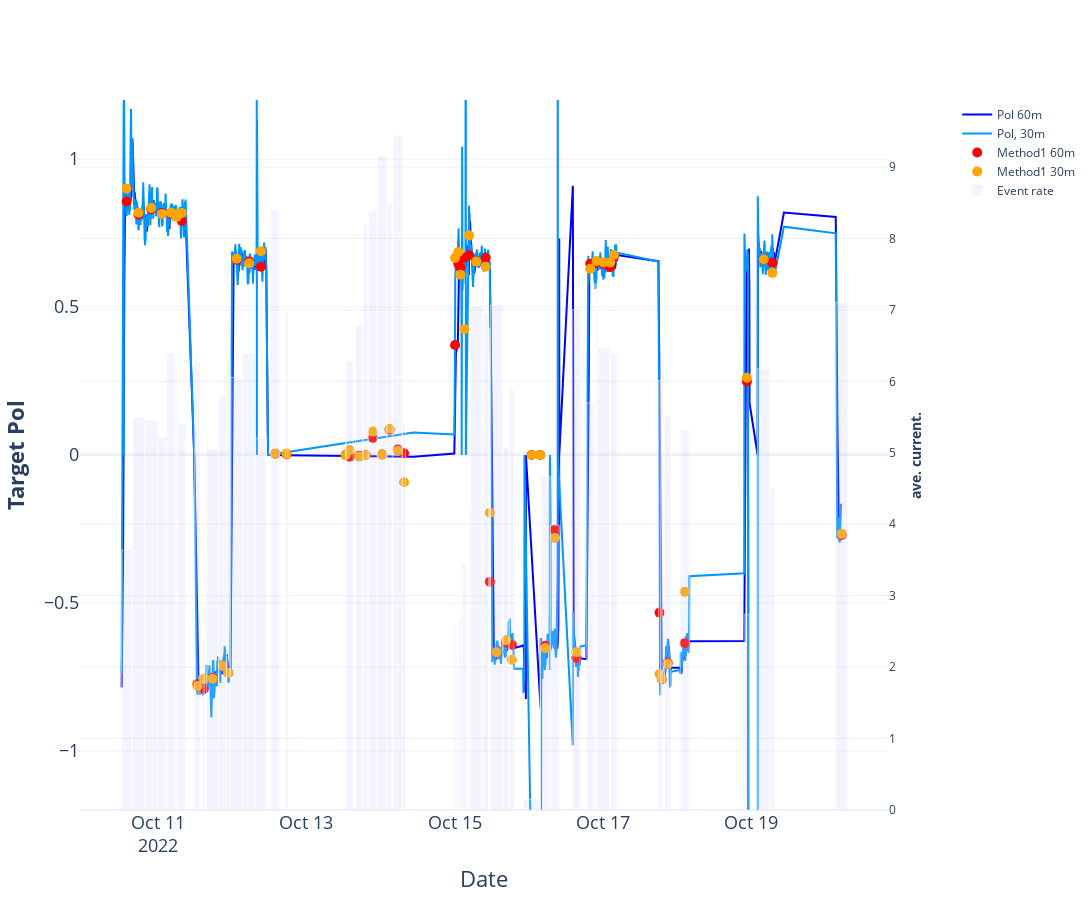

Write notebook code for a chart like this one.
### Code cell
fig = make_subplots(rows=1, specs=[[{"secondary_y": True}]])
fig.update_layout(width=1800,  height=900)
fig.add_trace( go.Scatter(x=trigger_pol["time"], y=trigger_pol["value"], name="Pol 60m", line=dict(color="blue")))
fig.add_trace( go.Scatter(x=trigger_pol30["time"], y=trigger_pol30["value"], name="Pol, 30m", line=dict(color='rgba(0,150,255,1.)')))
fig.add_trace( go.Scatter(x=runs.center, y= runs.targ_pol60_method1*runs.targ_pol_corr_factor, name="Method1 60m",mode='markers', marker=dict(color="red", size=10)))
fig.add_trace( go.Scatter(x=runs.center, y= runs.targ_pol30_method1*runs.targ_pol_corr_factor, name="Method1 30m",mode='markers', marker=dict(color="orange", size=10)))
fig.add_trace(go.Bar(x=runs.center, y=runs.event_rate, width=runs.dt, hovertext=runs.hover, name="Event rate", marker=dict(color='rgba(200,200,250,0.2)') ), secondary_y=True)
fig.update_yaxes(title_text="<b>Target Pol</b>",
                 titlefont=dict(size=22),
                 range=[-1.2, 1.2],
                 secondary_y=False,
                 tickfont=dict(size=18)
                 )

fig.update_yaxes(title_text="<b>ave. current.</b>",
                 titlefont=dict(size=14),
                 secondary_y=True,
                 tickfont=dict(size=12)
                 )


fig.update_xaxes(
            title_text="Date",
            titlefont=dict(size=22),
            tickfont=dict(size=18),
        )

fig.show()

### Figure 1 — Plotly figure (JSON) as saved in the notebook; plotly's stock layout.template omitted (floating-point values rounded to 4 significant figures; data arrays with more than 128 entries replaced by an {"elided": "..."} marker saying what was removed)
{"data": [{"line": {"color": "blue"}, "name": "Pol 60m", "x": {"elided": "5301 str values"}, "y": {"elided": "5301 float values"}, "type": "scatter"}, {"line": {"color": "rgba(0,150,255,1.)"}, "name": "Pol, 30m", "x": {"elided": "5221 str values"}, "y": {"elided": "5221 float values"}, "type": "scatter"}, {"marker": {"color": "red", "size": 10}, "mode": "markers", "name": "Method1 60m", "x": ["2022-10-10T13:49:54.500000", "2022-10-10T17:39:36.500000", "2022-10-10T21:44:33", "2022-10-11T01:14:44", "2022-10-11T04:09:43.500000", "2022-10-11T05:48:48", "2022-10-11T06:01:54.500000", "2022-10-11T07:38:48.500000", "2022-10-11T12:43:17", "2022-10-11T14:46:20.500000", "2022-10-11T17:36:07", "2022-10-11T20:52:07.500000", "2022-10-11T22:43:30", "2022-10-12T01:24:28.500000", "2022-10-12T05:26:52", "2022-10-12T09:15:12.500000", "2022-10-12T13:54:05.500000", "2022-10-12T17:34:25.500000", "2022-10-13T12:42:16.500000", "2022-10-13T13:57:30", "2022-10-13T17:02:04", "2022-10-13T19:09:49.500000", "2022-10-13T21:29:36", "2022-10-14T00:29:18", "2022-10-14T02:54:08", "2022-10-14T05:32:13", "2022-10-14T07:34:47.500000", "2022-10-15T00:06:03.500000", "2022-10-15T01:08:18.500000", "2022-10-15T01:49:44.500000", "2022-10-15T03:07:42", "2022-10-15T04:38:23.500000", "2022-10-15T06:56:49", "2022-10-15T10:00:00.500000", "2022-10-15T11:21:13.500000", "2022-10-15T13:31:04.500000", "2022-10-15T16:36:24.500000", "2022-10-15T18:26:15", "2022-10-16T00:49:55", "2022-10-16T03:39:00.500000", "2022-10-16T05:17:53", "2022-10-16T08:23:18", "2022-10-16T15:21:57", "2022-10-16T19:50:50", "2022-10-16T21:52:51", "2022-10-17T00:11:27.500000", "2022-10-17T02:16:00", "2022-10-17T03:28:42.500000", "2022-10-17T18:16:32", "2022-10-17T19:01:26", "2022-10-17T20:53:37.500000", "2022-10-18T02:25:43", "2022-10-18T22:32:06.500000", "2022-10-19T04:00:00.500000", "2022-10-19T06:45:50.500000", "2022-10-20T05:13:19.500000"], "y": [0.8573, 0.8132, 0.8304, 0.8177, 0.8153, 0.8104, 0.8134, 0.7914, -0.7741, -0.7909, -0.7534, -0.7122, -0.7367, 0.6604, 0.6544, 0.6365, 0.00432, 0.002325, 0.0, -0.005605, -0.002545, 2.643e-05, 0.05793, 0.001522, 0.0854, 0.01836, 0.005643, 0.3719, 0.6471, 0.6328, 0.6669, 0.6751, 0.6543, 0.6671, -0.4281, -0.6675, -0.6349, -0.641, 0.0, -0.0, -0.6449, -0.2524, -0.6863, 0.6463, 0.6515, 0.6467, 0.6351, 0.6692, -0.5328, -0.7584, -0.7025, -0.636, 0.2483, 0.6605, 0.6498, -0.2705], "type": "scatter"}, {"marker": {"color": "orange", "size": 10}, "mode": "markers", "name": "Method1 30m", "x": ["2022-10-10T13:49:54.500000", "2022-10-10T17:39:36.500000", "2022-10-10T21:44:33", "2022-10-11T01:14:44", "2022-10-11T04:09:43.500000", "2022-10-11T05:48:48", "2022-10-11T06:01:54.500000", "2022-10-11T07:38:48.500000", "2022-10-11T12:43:17", "2022-10-11T14:46:20.500000", "2022-10-11T17:36:07", "2022-10-11T20:52:07.500000", "2022-10-11T22:43:30", "2022-10-12T01:24:28.500000", "2022-10-12T05:26:52", "2022-10-12T09:15:12.500000", "2022-10-12T13:54:05.500000", "2022-10-12T17:34:25.500000", "2022-10-13T12:42:16.500000", "2022-10-13T13:57:30", "2022-10-13T17:02:04", "2022-10-13T19:09:49.500000", "2022-10-13T21:29:36", "2022-10-14T00:29:18", "2022-10-14T02:54:08", "2022-10-14T05:32:13", "2022-10-14T07:34:47.500000", "2022-10-15T00:06:03.500000", "2022-10-15T01:08:18.500000", "2022-10-15T01:49:44.500000", "2022-10-15T03:07:42", "2022-10-15T04:38:23.500000", "2022-10-15T06:56:49", "2022-10-15T10:00:00.500000", "2022-10-15T11:21:13.500000", "2022-10-15T13:31:04.500000", "2022-10-15T16:36:24.500000", "2022-10-15T18:26:15", "2022-10-16T00:49:55", "2022-10-16T03:39:00.500000", "2022-10-16T05:17:53", "2022-10-16T08:23:18", "2022-10-16T15:21:57", "2022-10-16T19:50:50", "2022-10-16T21:52:51", "2022-10-17T00:11:27.500000", "2022-10-17T02:16:00", "2022-10-17T03:28:42.500000", "2022-10-17T18:16:32", "2022-10-17T19:01:26", "2022-10-17T20:53:37.500000", "2022-10-18T02:25:43", "2022-10-18T22:32:06.500000", "2022-10-19T04:00:00.500000", "2022-10-19T06:45:50.500000", "2022-10-20T05:13:19.500000"], "y": [0.9012, 0.8189, 0.8346, 0.815, 0.8192, 0.8145, 0.8048, 0.8184, -0.7809, -0.7568, -0.7566, -0.7127, -0.7369, 0.6636, 0.6482, 0.6886, 0.004128, 0.004709, 0.0, 0.0166, -0.005437, -0.0004196, 0.07908, 0.001275, 0.08851, 0.01478, -0.09189, 0.6664, 0.6859, 0.6096, 0.4249, 0.7425, 0.6538, 0.6363, -0.1951, -0.667, -0.6262, -0.6921, 0.0, -0.0, -0.6535, -0.2808, -0.6669, 0.6295, 0.6556, 0.6506, 0.6506, 0.6765, -0.7406, -0.7568, -0.7066, -0.4618, 0.2615, 0.6608, 0.6157, -0.2666], "type": "scatter"}, {"hovertext": ["Run: 17153<br />Target:NH3<br />Start: 2022-10-10 12:11:00<br />End: 2022-10-10 15:28:49<br />DT:   11869.0 s<br />NEvt: 43,169,112<br />Target Pol: 0.698955<br />Half W Plate: 1 <br />Charge:   0.04 mC <br />Lumi: 491.08 1/fb<br /><Rate>:  3.64kHz<br />", "Run: 17155<br />Target:NH3<br />Start: 2022-10-10 15:39:32<br />End: 2022-10-10 19:39:41<br />DT:   14409.0 s<br />NEvt: 79,217,899<br />Target Pol: 0.694251<br />Half W Plate: 1 <br />Charge:   0.08 mC <br />Lumi: 915.34 1/fb<br /><Rate>:  5.50kHz<br />", "Run: 17156<br />Target:NH3<br />Start: 2022-10-10 19:42:34<br />End: 2022-10-10 23:46:32<br />DT:   14638.0 s<br />NEvt: 79,905,766<br />Target Pol: 0.678721<br />Half W Plate: 1 <br />Charge:   0.08 mC <br />Lumi: 932.60 1/fb<br /><Rate>:  5.46kHz<br />", "Run: 17157<br />Target:NH3<br />Start: 2022-10-10 23:49:10<br />End: 2022-10-11 02:40:18<br />DT:   10268.0 s<br />NEvt: 53,627,492<br />Target Pol: 0.673661<br />Half W Plate: 1 <br />Charge:   0.06 mC <br />Lumi: 641.36 1/fb<br /><Rate>:  5.22kHz<br />", "Run: 17158<br />Target:NH3<br />Start: 2022-10-11 02:48:21<br />End: 2022-10-11 05:31:06<br />DT:   9765.0 s<br />NEvt: 62,414,414<br />Target Pol: 0.669674<br />Half W Plate: 1 <br />Charge:   0.06 mC <br />Lumi: 717.01 1/fb<br /><Rate>:  6.39kHz<br />", "Run: 17159<br />Target:NH3<br />Start: 2022-10-11 05:46:39<br />End: 2022-10-11 05:50:57<br />DT:   258.0 s<br />NEvt:  1,544,483<br />Target Pol: 0.665889<br />Half W Plate: 1 <br />Charge:   0.00 mC <br />Lumi:  19.16 1/fb<br /><Rate>:  5.99kHz<br />", "Run: 17160<br />Target:NH3<br />Start: 2022-10-11 05:53:21<br />End: 2022-10-11 06:10:28<br />DT:   1027.0 s<br />NEvt:  6,256,370<br />Target Pol: 0.664978<br />Half W Plate: 0 <br />Charge:   0.01 mC <br />Lumi:  73.19 1/fb<br /><Rate>:  6.09kHz<br />", "Run: 17161<br />Target:NH3<br />Start: 2022-10-11 06:22:36<br />End: 2022-10-11 08:55:01<br />DT:   9145.0 s<br />NEvt: 49,408,321<br />Target Pol: 0.66354<br />Half W Plate: 1 <br />Charge:   0.05 mC <br />Lumi: 578.17 1/fb<br /><Rate>:  5.40kHz<br />", "Run: 17162<br />Target:NH3<br />Start: 2022-10-11 11:50:11<br />End: 2022-10-11 13:36:23<br />DT:   6372.0 s<br />NEvt: 39,995,655<br />Target Pol: -0.612095<br />Half W Plate: 1 <br />Charge:   0.04 mC <br />Lumi: 466.04 1/fb<br /><Rate>:  6.28kHz<br />", "Run: 17163<br />Target:NH3<br />Start: 2022-10-11 14:30:38<br />End: 2022-10-11 15:02:03<br />DT:   1885.0 s<br />NEvt:  4,444,342<br />Target Pol: -0.730472<br />Half W Plate: 1 <br />Charge:   0.00 mC <br />Lumi:  50.00 1/fb<br /><Rate>:  2.36kHz<br />", "Run: 17164<br />Target:NH3<br />Start: 2022-10-11 15:37:17<br />End: 2022-10-11 19:34:57<br />DT:   14260.0 s<br />NEvt: 72,085,369<br />Target Pol: -0.733788<br />Half W Plate: 1 <br />Charge:   0.08 mC <br />Lumi: 880.62 1/fb<br /><Rate>:  5.06kHz<br />", "Run: 17165<br />Target:NH3<br />Start: 2022-10-11 19:37:45<br />End: 2022-10-11 22:06:30<br />DT:   8925.0 s<br />NEvt: 51,825,562<br />Target Pol: -0.699339<br />Half W Plate: 1 <br />Charge:   0.06 mC <br />Lumi: 626.93 1/fb<br /><Rate>:  5.81kHz<br />", "Run: 17166<br />Target:NH3<br />Start: 2022-10-11 22:11:59<br />End: 2022-10-11 23:15:01<br />DT:   3782.0 s<br />NEvt: 23,937,664<br />Target Pol: -0.678725<br />Half W Plate: 1 <br />Charge:   0.02 mC <br />Lumi: 277.38 1/fb<br /><Rate>:  6.33kHz<br />", "Run: 17167<br />Target:NH3<br />Start: 2022-10-11 23:24:40<br />End: 2022-10-12 03:24:17<br />DT:   14377.0 s<br />NEvt: 87,034,822<br />Target Pol: -0.669116<br />Half W Plate: 0 <br />Charge:   0.09 mC <br />Lumi: 1012.55 1/fb<br /><Rate>:  6.05kHz<br />", "Run: 17168<br />Target:NH3<br />Start: 2022-10-12 03:26:38<br />End: 2022-10-12 07:27:06<br />DT:   14428.0 s<br />NEvt: 92,279,773<br />Target Pol: -0.647969<br />Half W Plate: 0 <br />Charge:   0.09 mC <br />Lumi: 1065.15 1/fb<br /><Rate>:  6.40kHz<br />", "Run: 17169<br />Target:NH3<br />Start: 2022-10-12 07:29:48<br />End: 2022-10-12 11:00:37<br />DT:   12649.0 s<br />NEvt: 65,798,084<br />Target Pol: -0.63257<br />Half W Plate: 0 <br />Charge:   0.07 mC <br />Lumi: 755.56 1/fb<br /><Rate>:  5.20kHz<br />", "Run: 17170<br />Target:C<br />Start: 2022-10-12 12:25:45<br />End: 2022-10-12 15:22:26<br />DT:   10601.0 s<br />NEvt: 89,082,247<br />Target Pol: -0.000172437<br />Half W Plate: 0 <br />Charge:   0.06 mC <br />Lumi: 105.35 1/fb<br /><Rate>:  8.40kHz<br />", "Run: 17171<br />Target:C<br />Start: 2022-10-12 17:08:11<br />End: 2022-10-12 18:00:40<br />DT:   3149.0 s<br />NEvt: 21,937,531<br />Target Pol: -0.000172437<br />Half W Plate: 0 <br />Charge:   0.02 mC <br />Lumi:  25.45 1/fb<br /><Rate>:  6.97kHz<br />", "Run: 17172<br />Target:C<br />Start: 2022-10-13 12:40:53<br />End: 2022-10-13 12:43:40<br />DT:   167.0 s<br />NEvt:  1,277,324<br />Target Pol: -0.00356306<br />Half W Plate: 0 <br />Charge:   0.00 mC <br />Lumi:   1.66 1/fb<br /><Rate>:  7.65kHz<br />", "Run: 17173<br />Target:C<br />Start: 2022-10-13 12:46:55<br />End: 2022-10-13 15:08:05<br />DT:   8470.0 s<br />NEvt: 53,287,444<br />Target Pol: -0.00356306<br />Half W Plate: 0 <br />Charge:   0.04 mC <br />Lumi:  67.83 1/fb<br /><Rate>:  6.29kHz<br />", "Run: 17177<br />Target:C<br />Start: 2022-10-13 15:52:44<br />End: 2022-10-13 18:11:24<br />DT:   8320.0 s<br />NEvt: 56,357,618<br />Target Pol: -0.00356306<br />Half W Plate: 0 <br />Charge:   0.04 mC <br />Lumi:  67.35 1/fb<br /><Rate>:  6.77kHz<br />", "Run: 17178<br />Target:C<br />Start: 2022-10-13 18:26:31<br />End: 2022-10-13 19:53:08<br />DT:   5197.0 s<br />NEvt: 42,657,121<br />Target Pol: -0.00356306<br />Half W Plate: 1 <br />Charge:   0.03 mC <br />Lumi:  50.28 1/fb<br /><Rate>:  8.21kHz<br />", "Run: 17179<br />Target:C<br />Start: 2022-10-13 20:06:49<br />End: 2022-10-13 22:52:23<br />DT:   9934.0 s<br />NEvt: 83,287,387<br />Target Pol: -0.00356306<br />Half W Plate: 1 <br />Charge:   0.06 mC <br />Lumi:  99.74 1/fb<br /><Rate>:  8.38kHz<br />", "Run: 17180<br />Target:C<br />Start: 2022-10-13 22:57:59<br />End: 2022-10-14 02:00:37<br />DT:   10958.0 s<br />NEvt: 100,322,701<br />Target Pol: -0.00356306<br />Half W Plate: 1 <br />Charge:   0.07 mC <br />Lumi: 118.02 1/fb<br /><Rate>:  9.16kHz<br />", "Run: 17181<br />Target:C<br />Start: 2022-10-14 02:03:03<br />End: 2022-10-14 03:45:13<br />DT:   6130.0 s<br />NEvt: 52,061,961<br />Target Pol: -0.00356306<br />Half W Plate: 1 <br />Charge:   0.04 mC <br />Lumi:  66.81 1/fb<br /><Rate>:  8.49kHz<br />", "Run: 17182<br />Target:C<br />Start: 2022-10-14 04:03:51<br />End: 2022-10-14 07:00:35<br />DT:   10604.0 s<br />NEvt: 100,111,842<br />Target Pol: -0.00356306<br />Half W Plate: 1 <br />Charge:   0.07 mC <br />Lumi: 118.32 1/fb<br /><Rate>:  9.44kHz<br />", "Run: 17183<br />Target:C<br />Start: 2022-10-14 07:03:47<br />End: 2022-10-14 08:05:48<br />DT:   3721.0 s<br />NEvt: 20,162,661<br />Target Pol: -0.00429672<br />Half W Plate: 1 <br />Charge:   0.01 mC <br />Lumi:  24.61 1/fb<br /><Rate>:  5.42kHz<br />", "Run: 17185<br />Target:NH3<br />Start: 2022-10-14 23:49:48<br />End: 2022-10-15 00:22:19<br />DT:   1951.0 s<br />NEvt:  5,013,357<br />Target Pol: 0.618105<br />Half W Plate: 0 <br />Charge:   0.01 mC <br />Lumi:  72.45 1/fb<br /><Rate>:  2.57kHz<br />", "Run: 17187<br />Target:NH3<br />Start: 2022-10-15 00:58:12<br />End: 2022-10-15 01:18:25<br />DT:   1213.0 s<br />NEvt:  2,564,115<br />Target Pol: 0.62674<br />Half W Plate: 0 <br />Charge:   0.00 mC <br />Lumi:  34.47 1/fb<br /><Rate>:  2.11kHz<br />", "Run: 17188<br />Target:NH3<br />Start: 2022-10-15 01:24:05<br />End: 2022-10-15 02:15:24<br />DT:   3079.0 s<br />NEvt:  8,166,158<br />Target Pol: 0.630061<br />Half W Plate: 0 <br />Charge:   0.01 mC <br />Lumi:  86.32 1/fb<br /><Rate>:  2.65kHz<br />", "Run: 17189<br />Target:NH3<br />Start: 2022-10-15 02:21:57<br />End: 2022-10-15 03:53:27<br />DT:   5490.0 s<br />NEvt: 18,943,468<br />Target Pol: 0.63498<br />Half W Plate: 0 <br />Charge:   0.02 mC <br />Lumi: 199.99 1/fb<br /><Rate>:  3.45kHz<br />", "Run: 17190<br />Target:NH3<br />Start: 2022-10-15 04:29:44<br />End: 2022-10-15 04:47:03<br />DT:   1039.0 s<br />NEvt:  4,399,316<br />Target Pol: 0.641865<br />Half W Plate: 0 <br />Charge:   0.01 mC <br />Lumi:  59.99 1/fb<br /><Rate>:  4.23kHz<br />", "Run: 17191<br />Target:NH3<br />Start: 2022-10-15 04:58:48<br />End: 2022-10-15 08:54:50<br />DT:   14162.0 s<br />NEvt: 99,892,547<br />Target Pol: 0.640683<br />Half W Plate: 0 <br />Charge:   0.10 mC <br />Lumi: 1088.30 1/fb<br /><Rate>:  7.05kHz<br />", "Run: 17192<br />Target:NH3<br />Start: 2022-10-15 09:04:57<br />End: 2022-10-15 10:55:04<br />DT:   6607.0 s<br />NEvt: 45,804,186<br />Target Pol: 0.640446<br />Half W Plate: 0 <br />Charge:   0.04 mC <br />Lumi: 501.35 1/fb<br /><Rate>:  6.93kHz<br />", "Run: 17194<br />Target:NH3<br />Start: 2022-10-15 11:19:40<br />End: 2022-10-15 11:22:47<br />DT:   187.0 s<br />NEvt:  1,261,925<br />Target Pol: 0.641388<br />Half W Plate: 1 <br />Charge:   0.00 mC <br />Lumi:  14.93 1/fb<br /><Rate>:  6.75kHz<br />", "Run: 17195<br />Target:NH3<br />Start: 2022-10-15 11:33:58<br />End: 2022-10-15 15:28:11<br />DT:   14053.0 s<br />NEvt: 99,337,568<br />Target Pol: 0.642059<br />Half W Plate: 1 <br />Charge:   0.10 mC <br />Lumi: 1084.59 1/fb<br /><Rate>:  7.07kHz<br />", "Run: 17197<br />Target:NH3<br />Start: 2022-10-15 15:41:57<br />End: 2022-10-15 17:30:52<br />DT:   6535.0 s<br />NEvt: 33,138,306<br />Target Pol: 0.6396<br />Half W Plate: 1 <br />Charge:   0.03 mC <br />Lumi: 367.88 1/fb<br /><Rate>:  5.07kHz<br />", "Run: 17199<br />Target:NH3<br />Start: 2022-10-15 17:41:29<br />End: 2022-10-15 19:11:01<br />DT:   5372.0 s<br />NEvt: 31,577,561<br />Target Pol: 0.640174<br />Half W Plate: 1 <br />Charge:   0.03 mC <br />Lumi: 348.28 1/fb<br /><Rate>:  5.88kHz<br />", "Run: 17201<br />Target:NH3<br />Start: 2022-10-15 22:07:10<br />End: 2022-10-16 03:32:40<br />DT:   19530.0 s<br />NEvt:  2,854,562<br />Target Pol: 0.649392<br />Half W Plate: 1 <br />Charge:   0.00 mC <br />Lumi:   0.00 1/fb<br /><Rate>:  0.15kHz<br />", "Run: 17202<br />Target:NH3<br />Start: 2022-10-16 03:36:33<br />End: 2022-10-16 03:41:28<br />DT:   295.0 s<br />NEvt:    661,957<br />Target Pol: 0.653828<br />Half W Plate: 1 <br />Charge:   0.00 mC <br />Lumi:   9.00 1/fb<br /><Rate>:  2.24kHz<br />", "Run: 17203<br />Target:NH3<br />Start: 2022-10-16 03:44:14<br />End: 2022-10-16 06:51:32<br />DT:   11238.0 s<br />NEvt: 52,507,418<br />Target Pol: 0.651857<br />Half W Plate: 1 <br />Charge:   0.05 mC <br />Lumi: 570.00 1/fb<br /><Rate>:  4.67kHz<br />", "Run: 17204<br />Target:NH3<br />Start: 2022-10-16 06:56:06<br />End: 2022-10-16 09:50:30<br />DT:   10464.0 s<br />NEvt: 41,717,283<br />Target Pol: 0.648228<br />Half W Plate: 1 <br />Charge:   0.04 mC <br />Lumi: 455.10 1/fb<br /><Rate>:  3.99kHz<br />", "Run: 17206<br />Target:NH3<br />Start: 2022-10-16 14:09:24<br />End: 2022-10-16 16:34:30<br />DT:   8706.0 s<br />NEvt: 60,976,731<br />Target Pol: 0.653056<br />Half W Plate: 1 <br />Charge:   0.06 mC <br />Lumi: 650.15 1/fb<br /><Rate>:  7.00kHz<br />", "Run: 17207<br />Target:NH3<br />Start: 2022-10-16 18:35:45<br />End: 2022-10-16 21:05:55<br />DT:   9010.0 s<br />NEvt: 51,338,775<br />Target Pol: 0.649852<br />Half W Plate: 0 <br />Charge:   0.05 mC <br />Lumi: 554.19 1/fb<br /><Rate>:  5.70kHz<br />", "Run: 17211<br />Target:NH3<br />Start: 2022-10-16 21:40:40<br />End: 2022-10-16 22:05:02<br />DT:   1462.0 s<br />NEvt: 10,777,540<br />Target Pol: 0.639203<br />Half W Plate: 0 <br />Charge:   0.01 mC <br />Lumi: 116.45 1/fb<br /><Rate>:  7.37kHz<br />", "Run: 17212<br />Target:NH3<br />Start: 2022-10-16 22:10:54<br />End: 2022-10-17 02:12:01<br />DT:   14467.0 s<br />NEvt: 93,532,355<br />Target Pol: 0.637071<br />Half W Plate: 0 <br />Charge:   0.09 mC <br />Lumi: 1004.22 1/fb<br /><Rate>:  6.47kHz<br />", "Run: 17213<br />Target:NH3<br />Start: 2022-10-17 02:14:34<br />End: 2022-10-17 02:17:26<br />DT:   172.0 s<br />NEvt:  1,260,166<br />Target Pol: 0.636059<br />Half W Plate: 0 <br />Charge:   0.00 mC <br />Lumi:  14.10 1/fb<br /><Rate>:  7.33kHz<br />", "Run: 17214<br />Target:NH3<br />Start: 2022-10-17 02:24:52<br />End: 2022-10-17 04:32:33<br />DT:   7661.0 s<br />NEvt: 48,913,377<br />Target Pol: 0.63535<br />Half W Plate: 0 <br />Charge:   0.05 mC <br />Lumi: 523.70 1/fb<br /><Rate>:  6.38kHz<br />", "Run: 17215<br />Target:NH3<br />Start: 2022-10-17 17:53:13<br />End: 2022-10-17 18:39:51<br />DT:   2798.0 s<br />NEvt: 16,819,807<br />Target Pol: -0.735939<br />Half W Plate: 0 <br />Charge:   0.02 mC <br />Lumi: 175.28 1/fb<br /><Rate>:  6.01kHz<br />", "Run: 17216<br />Target:NH3<br />Start: 2022-10-17 18:45:34<br />End: 2022-10-17 19:17:18<br />DT:   1904.0 s<br />NEvt: 11,754,788<br />Target Pol: -0.716182<br />Half W Plate: 0 <br />Charge:   0.01 mC <br />Lumi: 121.96 1/fb<br /><Rate>:  6.17kHz<br />", "Run: 17221<br />Target:NH3<br />Start: 2022-10-17 19:52:57<br />End: 2022-10-17 21:54:18<br />DT:   7281.0 s<br />NEvt: 40,196,990<br />Target Pol: -0.699716<br />Half W Plate: 0 <br />Charge:   0.04 mC <br />Lumi: 416.51 1/fb<br /><Rate>:  5.52kHz<br />", "Run: 17222<br />Target:NH3<br />Start: 2022-10-18 00:56:49<br />End: 2022-10-18 03:54:37<br />DT:   10668.0 s<br />NEvt: 56,778,083<br />Target Pol: -0.67078<br />Half W Plate: 0 <br />Charge:   0.05 mC <br />Lumi: 579.35 1/fb<br /><Rate>:  5.32kHz<br />", "Run: 17223<br />Target:NH3<br />Start: 2022-10-18 21:40:28<br />End: 2022-10-18 23:23:45<br />DT:   6197.0 s<br />NEvt: 16,994,538<br />Target Pol: -0.741384<br />Half W Plate: 1 <br />Charge:   0.01 mC <br />Lumi: 167.90 1/fb<br /><Rate>:  2.74kHz<br />", "Run: 17224<br />Target:NH3<br />Start: 2022-10-19 02:00:20<br />End: 2022-10-19 05:59:41<br />DT:   14361.0 s<br />NEvt: 88,777,987<br />Target Pol: -0.744229<br />Half W Plate: 1 <br />Charge:   0.08 mC <br />Lumi: 923.72 1/fb<br /><Rate>:  6.18kHz<br />", "Run: 17225<br />Target:NH3<br />Start: 2022-10-19 06:02:22<br />End: 2022-10-19 07:29:19<br />DT:   5217.0 s<br />NEvt: 23,500,542<br />Target Pol: -0.718634<br />Half W Plate: 1 <br />Charge:   0.02 mC <br />Lumi: 250.74 1/fb<br /><Rate>:  4.50kHz<br />", "Run: 17227<br />Target:ND3<br />Start: 2022-10-20 03:15:47<br />End: 2022-10-20 07:10:52<br />DT:   14105.0 s<br />NEvt: 100,229,191<br />Target Pol: 0.458389<br />Half W Plate: 1 <br />Charge:   0.07 mC <br />Lumi: 839.73 1/fb<br /><Rate>:  7.11kHz<br />"], "marker": {"color": "rgba(200,200,250,0.2)"}, "name": "Event rate", "width": [11870000.0, 14410000.0, 14640000.0, 10270000.0, 9765000.0, 258000.0, 1027000.0, 9145000.0, 6372000.0, 1885000.0, 14260000.0, 8925000.0, 3782000.0, 14380000.0, 14430000.0, 12650000.0, 10600000.0, 3149000.0, 167000.0, 8470000.0, 8320000.0, 5197000.0, 9934000.0, 10960000.0, 6130000.0, 10600000.0, 3721000.0, 1951000.0, 1213000.0, 3079000.0, 5490000.0, 1039000.0, 14160000.0, 6607000.0, 187000.0, 14050000.0, 6535000.0, 5372000.0, 19530000.0, 295000.0, 11240000.0, 10460000.0, 8706000.0, 9010000.0, 1462000.0, 14470000.0, 172000.0, 7661000.0, 2798000.0, 1904000.0, 7281000.0, 10670000.0, 6197000.0, 14360000.0, 5217000.0, 14100000.0], "x": ["2022-10-10T13:49:54.500000", "2022-10-10T17:39:36.500000", "2022-10-10T21:44:33", "2022-10-11T01:14:44", "2022-10-11T04:09:43.500000", "2022-10-11T05:48:48", "2022-10-11T06:01:54.500000", "2022-10-11T07:38:48.500000", "2022-10-11T12:43:17", "2022-10-11T14:46:20.500000", "2022-10-11T17:36:07", "2022-10-11T20:52:07.500000", "2022-10-11T22:43:30", "2022-10-12T01:24:28.500000", "2022-10-12T05:26:52", "2022-10-12T09:15:12.500000", "2022-10-12T13:54:05.500000", "2022-10-12T17:34:25.500000", "2022-10-13T12:42:16.500000", "2022-10-13T13:57:30", "2022-10-13T17:02:04", "2022-10-13T19:09:49.500000", "2022-10-13T21:29:36", "2022-10-14T00:29:18", "2022-10-14T02:54:08", "2022-10-14T05:32:13", "2022-10-14T07:34:47.500000", "2022-10-15T00:06:03.500000", "2022-10-15T01:08:18.500000", "2022-10-15T01:49:44.500000", "2022-10-15T03:07:42", "2022-10-15T04:38:23.500000", "2022-10-15T06:56:49", "2022-10-15T10:00:00.500000", "2022-10-15T11:21:13.500000", "2022-10-15T13:31:04.500000", "2022-10-15T16:36:24.500000", "2022-10-15T18:26:15", "2022-10-16T00:49:55", "2022-10-16T03:39:00.500000", "2022-10-16T05:17:53", "2022-10-16T08:23:18", "2022-10-16T15:21:57", "2022-10-16T19:50:50", "2022-10-16T21:52:51", "2022-10-17T00:11:27.500000", "2022-10-17T02:16:00", "2022-10-17T03:28:42.500000", "2022-10-17T18:16:32", "2022-10-17T19:01:26", "2022-10-17T20:53:37.500000", "2022-10-18T02:25:43", "2022-10-18T22:32:06.500000", "2022-10-19T04:00:00.500000", "2022-10-19T06:45:50.500000", "2022-10-20T05:13:19.500000"], "y": [3.637, 5.498, 5.459, 5.223, 6.392, 5.986, 6.092, 5.403, 6.277, 2.358, 5.055, 5.807, 6.329, 6.054, 6.396, 5.202, 8.403, 6.967, 7.649, 6.291, 6.774, 8.208, 8.384, 9.155, 8.493, 9.441, 5.419, 2.57, 2.114, 2.652, 3.451, 4.234, 7.054, 6.933, 6.748, 7.069, 5.071, 5.878, 0.1462, 2.244, 4.672, 3.987, 7.004, 5.698, 7.372, 6.465, 7.327, 6.385, 6.011, 6.174, 5.521, 5.322, 2.742, 6.182, 4.505, 7.106], "type": "bar", "xaxis": "x", "yaxis": "y2"}], "layout": {"xaxis": {"anchor": "y", "domain": [0.0, 0.94], "title": {"font": {"size": 22}, "text": "Date"}, "tickfont": {"size": 18}}, "yaxis": {"anchor": "x", "domain": [0.0, 1.0], "title": {"font": {"size": 22}, "text": "<b>Target Pol</b>"}, "tickfont": {"size": 18}, "range": [-1.2, 1.2]}, "yaxis2": {"anchor": "x", "overlaying": "y", "side": "right", "title": {"font": {"size": 14}, "text": "<b>ave. current.</b>"}, "tickfont": {"size": 12}}, "width": 1800, "height": 900}}
